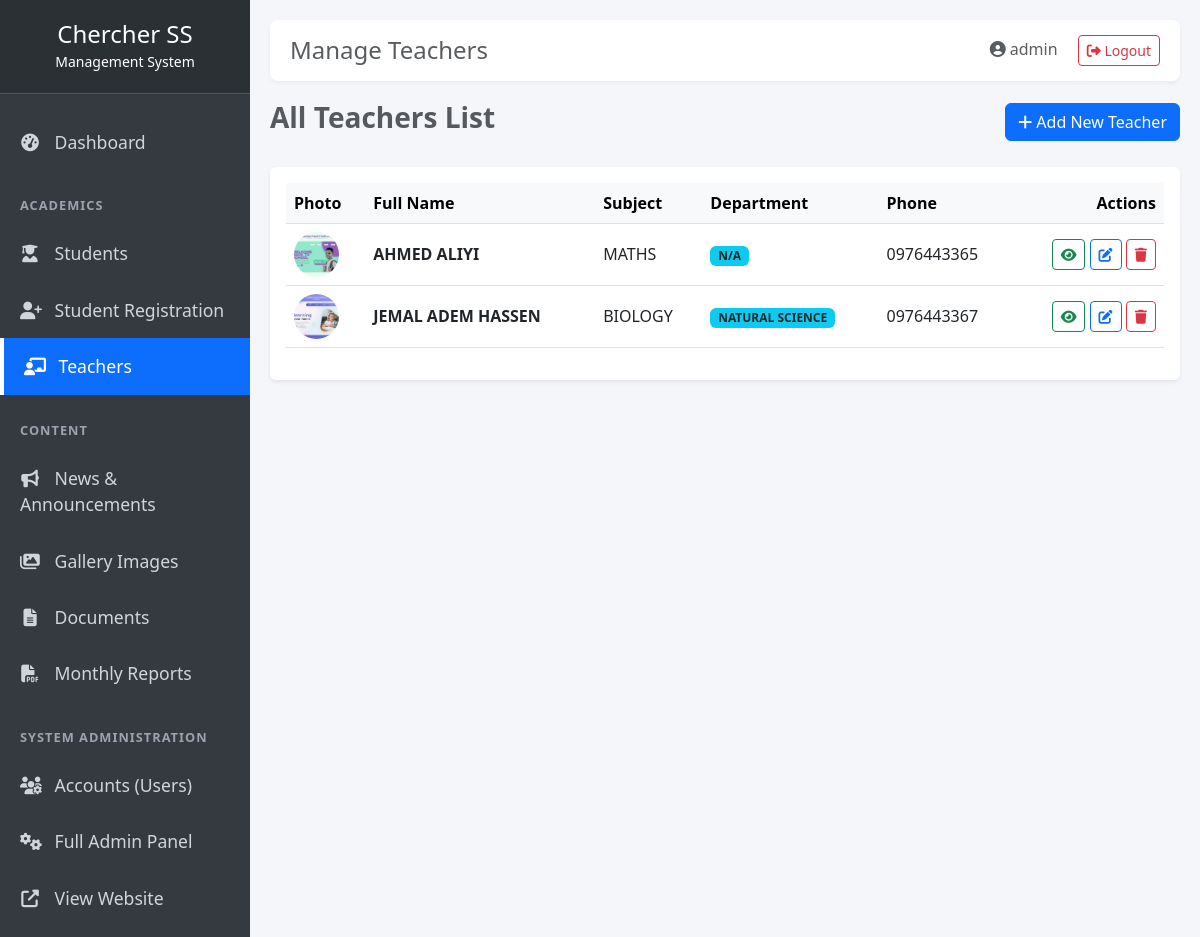
Screenshot of /dashboard/teachers/ (signed in) with the database file from the repository.
### academics/models.py (models this page shows, shortened)
class Teacher(models.Model):
    name = models.CharField(max_length=100)
    subject = models.CharField(max_length=100)
    department = models.CharField(max_length=100, blank=True, help_text="e.g., Science, Languages, Humanities")
    phone = models.CharField(max_length=20, blank=True)
    email = models.EmailField(blank=True)
    image = models.ImageField(upload_to='teachers/', blank=True, null=True)

### dashboard/views.py (the view)
# urls.py: path('teachers/', views.manage_teachers, name='manage_teachers'),
@login_required
def manage_teachers(request):
    teachers = Teacher.objects.all()
    return render(request, 'dashboard/manage_teachers.html', {'teachers': teachers})

### dashboard/templates/dashboard/manage_teachers.html (shortened to what this page needs)
{% extends "dashboard_base.html" %}
{% block page_title %}Manage Teachers{% endblock %}
{% block content %}
<div class="d-flex justify-content-between align-items-center mb-4">
    <h3 class="fw-bold text-muted">All Teachers List</h3>
    <a href="/admin/academics/teacher/add/" class="btn btn-primary"><i class="fas fa-plus"></i> Add New Teacher</a>
</div>
<div class="card border-0 shadow-sm">
    <div class="card-body">
        <div class="table-responsive">
            <table class="table table-hover align-middle">
                <thead class="table-light">
                    <tr>
                        <th>Photo</th>
                        <th>Full Name</th>
                        <th>Subject</th>
                        <th>Department</th>
                        <th>Phone</th>
                        <th class="text-end">Actions</th>
                    </tr>
                </thead>
                <tbody>
                    {% for teacher in teachers %}
                    <tr>
                        <td>
                            {% if teacher.image %}
                                <img src="{{ teacher.image.url }}" alt="{{ teacher.name }}" class="rounded-circle" style="width: 45px; height: 45px; object-fit: cover;">
                            {% else %}
                                <div class="bg-secondary text-white rounded-circle d-flex align-items-center justify-content-center" style="width: 45px; height: 45px;">
                                    <i class="fas fa-user-tie"></i>
                                </div>
                            {% endif %}
                        </td>
                        <td class="fw-bold">{{ teacher.name }}</td>
                        <td>{{ teacher.subject }}</td>
                        <td><span class="badge bg-info text-dark">{{ teacher.department|default:"N/A" }}</span></td>
                        <td>{{ teacher.phone }}</td>
                        <td class="text-end">
                            <a href="/academics/teachers/" target="_blank" class="btn btn-sm btn-outline-success" title="View on Website">
                                <i class="fas fa-eye"></i>
                            </a>
                            <a href="/admin/academics/teacher/{{ teacher.id }}/change/" class="btn btn-sm btn-outline-primary" title="Edit">
                                <i class="fas fa-edit"></i>
                            </a>
                            <a href="{% url 'dashboard:delete_teacher' teacher.id %}" class="btn btn-sm btn-outline-danger" onclick="return confirm('Are you sure you want to delete this teacher?');" title="Delete">
                                <i class="fas fa-trash"></i>
                            </a>
                        </td>
                    </tr>
                    {% empty %}
                    <tr>
                        <td colspan="6" class="text-center text-muted py-4">No teachers found. Click "Add New Teacher" to get started.</td>
                    </tr>
                    {% endfor %}
                </tbody>
            </table>
        </div>
    </div>
</div>
{% endblock %}

### templates/dashboard_base.html (shortened to what this page needs)
<!DOCTYPE html>
<html lang="en">
<head>
    <link href="https://cdn.jsdelivr.net/npm/bootstrap@5.3.0/dist/css/bootstrap.min.css" rel="stylesheet">
    <link rel="stylesheet" href="https://cdnjs.cloudflare.com/ajax/libs/font-awesome/6.4.0/css/all.min.css">
</head>
<body>
    <div id="wrapper">
        <nav id="sidebar">
            <div class="sidebar-header">
                <h4 class="mb-0">Chercher SS</h4>
                <small>Management System</small>
            </div>
            <ul class="components">
                <li>
                    <a href="/dashboard/" class="{% if request.path == '/dashboard/' %}active{% endif %}">
                        <i class="fas fa-tachometer-alt"></i> Dashboard
                    </a>
                </li>
                <div class="sidebar-heading mt-3">Academics</div>
                <li>
                    <a href="/dashboard/students/" class="{% if request.path == '/dashboard/students/' %}active{% endif %}">
                        <i class="fas fa-user-graduate"></i> Students
                    </a>
                </li>
                <li>
                    <a href="/dashboard/registrations/" class="{% if request.path == '/dashboard/registrations/' %}active{% endif %}">
                        <i class="fas fa-user-plus"></i> Student Registration
                    </a>
                </li>
                <li>
                    <a href="/dashboard/teachers/" class="{% if request.path == '/dashboard/teachers/' %}active{% endif %}">
                        <i class="fas fa-chalkboard-teacher"></i> Teachers
                    </a>
                </li>
                <div class="sidebar-heading mt-3">Content</div>
                <li>
                    <a href="/dashboard/news/" class="{% if request.path == '/dashboard/news/' %}active{% endif %}">
                        <i class="fas fa-bullhorn"></i> News & Announcements
                    </a>
                </li>
                <li>
                    <a href="/dashboard/gallery/" class="{% if request.path == '/dashboard/gallery/' %}active{% endif %}">
                        <i class="fas fa-images"></i> Gallery Images
                    </a>
                </li>
                <li>
                    <a href="/dashboard/documents/" class="{% if request.path == '/dashboard/documents/' %}active{% endif %}">
                        <i class="fas fa-file-alt"></i> Documents
                    </a>
                </li>
                <li>
                    <a href="/dashboard/reports/" class="{% if request.path == '/dashboard/reports/' %}active{% endif %}">
                        <i class="fas fa-file-pdf"></i> Monthly Reports
                    </a>
                </li>
                <div class="sidebar-heading mt-3">System Administration</div>
                <li>
                    <a href="/dashboard/users/" class="{% if request.path == '/dashboard/users/' %}active{% endif %}">
                        <i class="fas fa-users-cog"></i> Accounts (Users)
                    </a>
                </li>
                <li>
                    <a href="/admin/" target="_blank">
                        <i class="fas fa-cogs"></i> Full Admin Panel
                    </a>
                </li>
                <li>
                    <a href="/" target="_blank">
                        <i class="fas fa-external-link-alt"></i> View Website
                    </a>
                </li>
            </ul>
        </nav>
        <div id="content">
            <div class="top-navbar">
                <h4 class="mb-0 text-muted">{% block page_title %}Dashboard{% endblock %}</h4>
                <div>
                    <span class="me-3 text-muted"><i class="fas fa-user-circle"></i> {{ user.username }}</span>
                    <a href="/logout/" class="btn btn-sm btn-outline-danger"><i class="fas fa-sign-out-alt"></i> Logout</a>
                </div>
            </div>
            {% block content %}{% endblock %}
        </div>
    </div>
</body>
</html>

### templates/dashboard_base.html (style rules this page uses)
body { background-color: #f4f6f9; overflow-x: hidden; }
#wrapper { display: flex; width: 100%; align-items: stretch; }
#sidebar { min-width: 250px; max-width: 250px; background: #343a40; color: #fff; min-height: 100vh; transition: all 0.3s; }
#sidebar .sidebar-header { padding: 20px; background: #2b3035; text-align: center; border-bottom: 1px solid #4f5962; }
#sidebar ul.components { padding: 20px 0; list-style: none; }
#sidebar ul li a { padding: 15px 20px; font-size: 1.1em; display: block; color: #d1d5db; text-decoration: none; transition: 0.3s; }
#sidebar ul li a:hover, #sidebar ul li a.active { color: #fff; background: #0d6efd; border-left: 4px solid #fff; }
#sidebar ul li a i { margin-right: 10px; width: 20px; text-align: center; }
.sidebar-heading { padding: 10px 20px; font-size: 0.8em; color: #9ca3af; text-transform: uppercase; font-weight: bold; letter-spacing: 1px; }
#content { width: 100%; padding: 20px; min-height: 100vh; transition: all 0.3s; }
.top-navbar { background: #fff; padding: 15px 20px; border-radius: 8px; box-shadow: 0 2px 4px rgba(0,0,0,0.05); margin-bottom: 20px; display: flex; justify-content: space-between; align-items: center; }

### rows the page displays
Teacher: image (picture), name "AHMED ALIYI", subject "MATHS", department "N/A", phone "0976443365"
Teacher: image (picture), name "JEMAL ADEM HASSEN", subject "BIOLOGY", department "NATURAL SCIENCE", phone "0976443367"

### other values shown
{{ user.username }} "admin"
